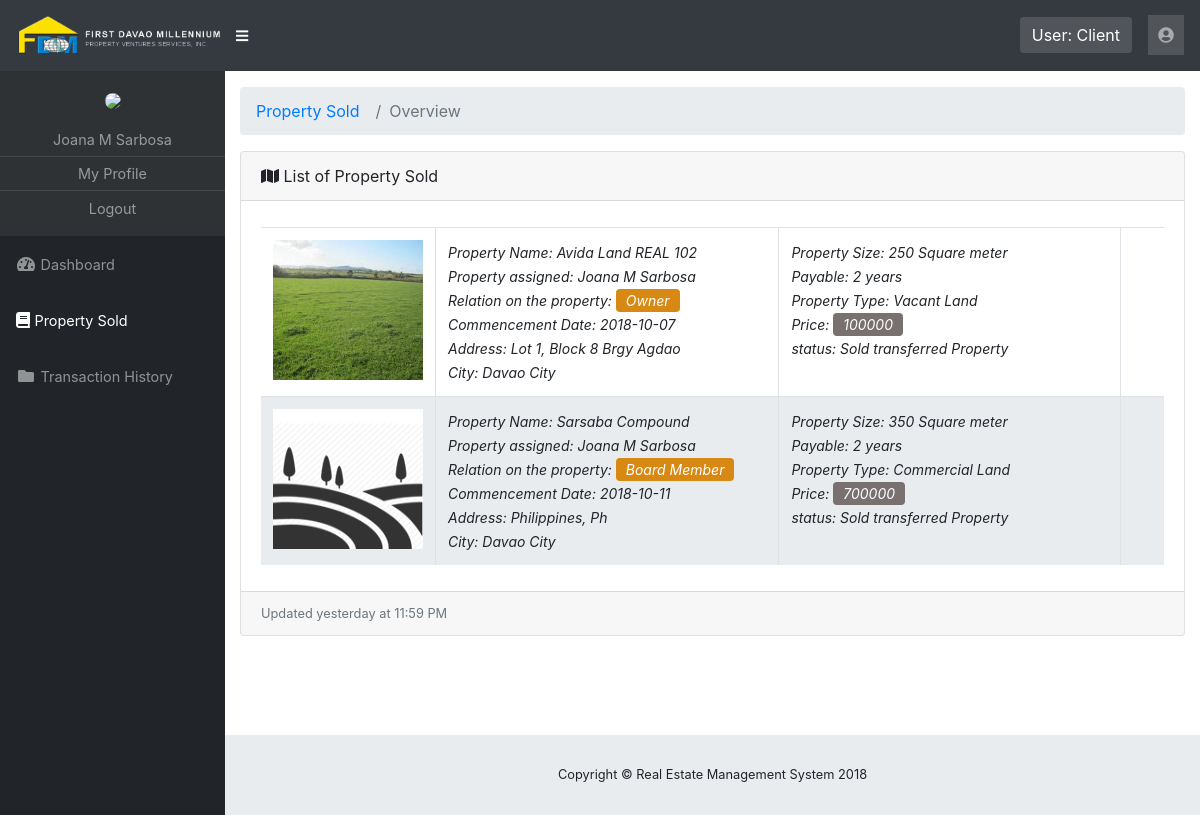
Page /rems/pages/client-property-sold.php (signed in) on the committed database.
### tables this page shows
CREATE TABLE IF NOT EXISTS `property` (
  `id` int(11) NOT NULL AUTO_INCREMENT,
  `client_id` int(11) NOT NULL,
  `property_relation` tinyint(2) NOT NULL DEFAULT '0',
  `date_management_commence` date NOT NULL,
  `property_name` varchar(150) NOT NULL,
  `block` int(11) NOT NULL DEFAULT '0',
  `lot` int(11) NOT NULL DEFAULT '0',
  `address` varchar(255) NOT NULL,
  `city` varchar(100) NOT NULL,
  `postal_code` int(11) NOT NULL,
  `property_size` varchar(100) NOT NULL,
  `subject_to` tinyint(2) NOT NULL DEFAULT '0',
  `price_per_sqm` int(11) NOT NULL,
  `price_bought` int(11) NOT NULL,
  `price` int(11) NOT NULL,
  `size_unit` tinyint(2) NOT NULL DEFAULT '0',
  `payment_mode` tinyint(2) NOT NULL DEFAULT '0',
  `monthly_payment` int(11) NOT NULL,
  `property_type` tinyint(2) NOT NULL DEFAULT '0',
  `caretaker` tinyint(2) NOT NULL DEFAULT '0',
  `additional_info` varchar(500) NOT NULL,
  `property_condition` tinyint(2) NOT NULL DEFAULT '0',
  `availability` tinyint(2) NOT NULL DEFAULT '0',
  `image_path` varchar(150) NOT NULL DEFAULT 'no-image-land.png',
  `isdevided` int(11) NOT NULL DEFAULT '0',
  `deleted` tinyint(2) NOT NULL DEFAULT '0',
  PRIMARY KEY (`id`)
);

CREATE TABLE IF NOT EXISTS `property_gallery` (
  `id` int(11) NOT NULL AUTO_INCREMENT,
  `image_path` varchar(255) NOT NULL,
  `property_id` int(11) NOT NULL,
  `deleted` tinyint(4) NOT NULL DEFAULT '0',
  PRIMARY KEY (`id`)
);

CREATE TABLE IF NOT EXISTS `client` (
  `id` int(11) NOT NULL AUTO_INCREMENT,
  `firstname` varchar(50) NOT NULL,
  `middlename` varchar(50) NOT NULL,
  `lastname` varchar(50) NOT NULL,
  `age` int(11) NOT NULL,
  `gender` tinyint(2) NOT NULL DEFAULT '0',
  `position` varchar(150) NOT NULL DEFAULT 'Client',
  `physical_address` varchar(255) NOT NULL,
  `email_address` varchar(100) NOT NULL,
  `contact_number` int(11) NOT NULL,
  `image_path` varchar(255) NOT NULL,
  `account_id` int(11) NOT NULL,
  `status` tinyint(2) NOT NULL DEFAULT '0',
  `deleted` tinyint(2) NOT NULL DEFAULT '0',
  PRIMARY KEY (`id`)
);

### rems/cli/global-functions.php (called while the page is built, shortened)
<?php
function getPropertyImage($id,$mysqli){
  $sql = "SELECT image_path FROM property_gallery WHERE property_id = '$id'";
  $result = mysqli_query($mysqli,$sql);
  $image_path = "";
  if (mysqli_num_rows($result) > 0) {
     while($row = mysqli_fetch_assoc($result)) {
      $image_path = $row['image_path'];
      break 1;
     }
  }
  return $image_path;
}
?>

### rems/pages/client-property-sold.php (the view, shortened to what this page needs)
<?php
	include '../template/header.php';
    include '../cli/global-functions.php';
    $client_id = $_SESSION['user_id'];
?>
  <div id="content-wrapper">
    <div class="container-fluid">
      <ol class="breadcrumb">
        <li class="breadcrumb-item">
          <a href="client-list.php">Property Sold</a>
        </li>
        <li class="breadcrumb-item active">Overview</li>
      </ol>
          <div class="card mb-3">
            <div class="card-header">
             <i class="fas fa-map"></i>
              List of Property Sold</div>
            <div class="card-body">
              <div class="table-responsive">
                <table class="table table-bordered table-property" id="dataTable" width="100%" cellspacing="0">
                  <tbody>
                  <?php
                     $sql = "SELECT
                        property.id pid,
                        `client_id`,
                        `property_relation`,
                        `date_management_commence`,
                        `property_name`,
                        `address`,
                        `city`,
                        `postal_code`,
                        `property_size`,
                        `subject_to`,
                        `price`,
                        price_bought,
                        size_unit,
                        availability,
                        `payment_mode`,
                        `monthly_payment`,
                        `property_type`,
                        `caretaker`,
                        `additional_info`,
                         firstname,
                         middlename,
                         lastname,
                         property_condition
                        FROM `property`
                        INNER JOIN client ON
                        property.client_id = client.id
                        WHERE property.deleted = 0
                        AND property.client_id = '$client_id'";
                     $result = mysqli_query($mysqli,$sql);
                      if (mysqli_num_rows($result) > 0) {
                         $x =0;
                         while($row = mysqli_fetch_assoc($result)) {
                          $id = $row['pid'];
                          $name = $row['firstname'].' '.$row['middlename'].' '.$row['lastname'];
                          $payable = payable($row['payment_mode']);
                          $property_type = propertyType($row['property_type']);
                          $relation = relation($row['property_relation']);
                          $size_unit = sizeUnit($row['size_unit']);
                          $image_path = getPropertyImage($id,$mysqli);
                          if($x == 0){
                            echo '<tr style="width: 100%;">';
                            $x = 1;
                          }else{
                            echo '<tr style="width: 100%;" class="odd-bg">';
                            $x = 0;
                          }
                          echo ' <td style="width: 10%;">';
                          if($image_path != ""){
                            echo '<img src="../../property-gallery/'.$image_path.'" style="width: 150px; height: 140px;">';
                          }else{
                            echo '<img src="../system-images/no-image-land.png" style="width: 150px; height: 140px;">';
                          }
                          echo '</td> ';
                          echo '<td style="width: 40%;">';
                          echo ' <span>Property Name: </span> <span>'.$row['property_name'].'</span><br>';
                          echo ' <span>Property assigned: </span> <span>'.$name.'</span><br>';
                          echo ' <span>Relation on the property: </span> <span class="box-owner"> '.$relation.' </span><br>';
                          echo ' <span>Commencement Date: </span> <span>'.$row['date_management_commence'].'</span><br>';
                          echo ' <span>Address: </span> <span>'.$row['address'].'</span><br>';
                          echo ' <span>City: </span> <span>'.$row['city'].'';
                          echo "</td>";
                          echo '<td style="width: 40%;">';
                          echo ' <span>Property Size: </span> <span>'.$row['property_size'].'</span><span> '.$size_unit.'</span><br>';
                          echo ' <span>Payable: </span> <span>'.$payable.'</span><br>';
                          echo ' <span>Property Type: </span> <span>'.$property_type.'</span><br>';
                          echo ' <span>Price: </span> <span class="price price2">'.$row['price_bought'].'</span><br>';
                           echo ' <span>status: </span> <span class=""> Sold transferred Property</span><br>';
                          echo "</td>";
                          echo '<td style="width: 5%;">';
                          echo "</td>";
                          echo "</tr>";
                         }
                       }
                  ?>
                  </tbody>
                </table>
              </div>
            </div>
            <div class="card-footer small text-muted">Updated yesterday at 11:59 PM</div>
          </div>
    </div>
</div>
<?php
function payable($payable){
  $payable = $payable;
  switch ($payable) {
    case 2:
      $payable = "2 years";
      break;
  }
  return $payable;
}
function propertyType($type){
  $type = $type;
    switch ($type) {
      case 0:
        $type = "Vacant Land";
        break;
      case 2:
        $type = "Commercial Land";
        break;
    }
    return $type;
}
function relation($var){
   $var = $var;
    switch ($var) {
      case 0:
        $var = "Owner";
        break;
      case 1:
        $var = "Board Member";
        break;
    }
    return $var;
}
function sizeUnit($var){
   $var = $var;
    switch ($var) {
      case 0:
        $var = "Square meter";
        break;
    }
    return $var;
}
include '../template/footer.php';
?>

### rems/css/sb-admin.css (style rules this page uses)
html { position: relative; min-height: 100%; }
body { height: 100%; }
#wrapper #content-wrapper { overflow-x: hidden; width: 100%; padding-top: 1rem; padding-bottom: 80px; }
:root { --input-padding-x: 0.75rem; --input-padding-y: 0.75rem; }

### rems/css/style.css (style rules this page uses)
.table-property td span { font-size: 14px; font-style: italic; }
.box-owner { background: #d88914; color: #fff; padding: 3px 10px; border-radius: 4px; }
.price { background: red; color: #fff; padding: 3px 10px; border-radius: 4px; }
.odd-bg { background:#e9ecef; }
.price2 { background: #797070 !important; }

### rows in the picture
property: id.image_path (picture), property_name "Avida Land REAL 102", client.lastname "Joana M Sarbosa", property_relation "Owner", date_management_commence "2018-10-07", address "Lot 1, Block 8 Brgy Agdao", city "Davao City", property_size "250", size_unit "Square meter", payment_mode "2 years", property_type "Vacant Land", price_bought "100000"
property: property_name "Sarsaba Compound", client.lastname "Joana M Sarbosa", property_relation "Board Member", date_management_commence "2018-10-11", address "Philippines, Ph", city "Davao City", property_size "350", size_unit "Square meter", payment_mode "2 years", property_type "Commercial Land", price_bought "700000"

### other values in the picture
$_SESSION['user_type'] "Client"
$name "Joana M Sarbosa"
